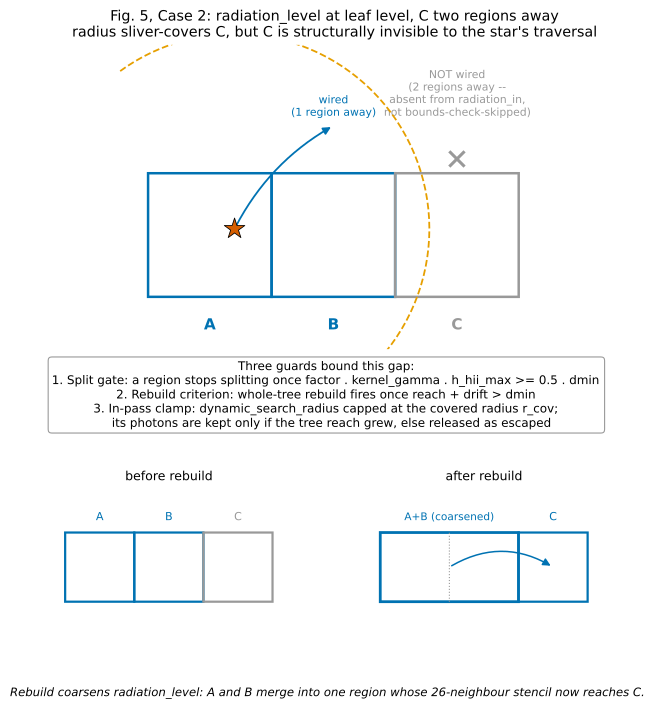

The Python source for this figure:
"""Figure 5: Case 2, C two regions away when radiation_level sits at leaf level.

When radiation_level coarsening has not (yet) happened, each leaf is its own
radiation_level region, so the wired stencil is only the leaf's up-to-26
immediate neighbours (runner_radiation_feedback.c:510-518). A cell two
regions away is structurally absent from radiation_in (not filtered by the
bounds check, simply never an edge in the graph), even if the search radius
geometrically reaches into it. Three guards bound how bad this gets, and a
rebuild coarsens the stencil so C eventually enters it.
"""

from __future__ import annotations

import matplotlib.lines as mlines
import matplotlib.patches as mpatches
import matplotlib.pyplot as plt

from style import (
    BLACK,
    GRAY,
    UNWIRED_COLOR,
    WINDOW_COLOR,
    WIRED_COLOR,
    draw_arrow,
    draw_box,
    new_figure,
    save_figure,
    star_marker,
)


def make_figure(output_path: str) -> None:
    """Render and save fig5 (PNG + PDF) to ``output_path`` (no extension)."""
    fig = plt.figure(figsize=(7.0, 7.6), dpi=150)
    fig.patch.set_facecolor("white")

    ax_main = fig.add_axes((0.06, 0.50, 0.90, 0.40))
    ax_before = fig.add_axes((0.10, 0.08, 0.35, 0.30))
    ax_after = fig.add_axes((0.55, 0.08, 0.35, 0.30))

    # --- Main panel: A|B|C, each its own radiation_level (leaf level) ------
    w = 1.3
    a0, b0, c0 = 0.0, w, 2 * w
    names = [("A", a0, WIRED_COLOR), ("B", b0, WIRED_COLOR), ("C", c0, UNWIRED_COLOR)]
    for name, x0, color in names:
        draw_box(ax_main, (x0, 0), w, w, edgecolor=color, lw=1.8, zorder=3)
        ax_main.text(
            x0 + w / 2,
            -0.22,
            name,
            ha="center",
            va="top",
            fontsize=11,
            fontweight="bold",
            color=color,
        )

    star_xy = (a0 + 0.7 * w, 0.55 * w)
    star_marker(ax_main, star_xy, size=240)

    radius = 2.05
    circle = mpatches.Circle(
        star_xy, radius, fill=False, ls="--", lw=1.3, edgecolor=WINDOW_COLOR, zorder=4
    )
    ax_main.add_patch(circle)

    draw_arrow(
        ax_main,
        star_xy,
        (b0 + w / 2, w + 0.5),
        color=WIRED_COLOR,
        lw=1.3,
        connectionstyle="arc3,rad=-0.15",
        zorder=5,
    )
    ax_main.text(
        b0 + w / 2,
        w + 0.58,
        "wired\n(1 region away)",
        ha="center",
        va="bottom",
        fontsize=7.8,
        color=WIRED_COLOR,
    )

    ax_main.text(
        c0 + w / 2,
        w + 0.58,
        "NOT wired\n(2 regions away --\nabsent from radiation_in,\nnot bounds-check-skipped)",
        ha="center",
        va="bottom",
        fontsize=7.8,
        color=UNWIRED_COLOR,
    )
    ax_main.plot(
        [c0 + w / 2],
        [w + 0.15],
        marker="x",
        ms=11,
        mew=2.2,
        color=UNWIRED_COLOR,
        zorder=5,
    )

    ax_main.set_xlim(-0.3, 3 * w + 0.3)
    ax_main.set_ylim(-0.55, w + 1.35)
    ax_main.set_aspect("equal")
    ax_main.axis("off")
    ax_main.set_title(
        "Fig. 5, Case 2: radiation_level at leaf level, C two regions away\n"
        "radius sliver-covers C, but C is structurally invisible to the star's traversal",
        fontsize=10.3,
    )

    guard_text = (
        "Three guards bound this gap:\n"
        "1. Split gate: a region stops splitting once "
        "factor . kernel_gamma . h_hii_max >= 0.5 . dmin\n"
        "2. Rebuild criterion: whole-tree rebuild fires once reach + drift > dmin\n"
        "3. In-pass clamp: dynamic_search_radius capped at the covered radius r_cov;\n"
        "   its photons are kept only if the tree reach grew, else released as escaped"
    )
    fig.text(
        0.5,
        0.485,
        guard_text,
        ha="center",
        va="top",
        fontsize=8.6,
        bbox=dict(boxstyle="round", fc="white", ec=GRAY, lw=0.8),
    )

    # --- Before/after inset --------------------------------------------------
    for ax, title, wired_c in (
        (ax_before, "before rebuild", False),
        (ax_after, "after rebuild", True),
    ):
        ww = 0.55
        if not wired_c:
            for i, (name, color) in enumerate(
                zip("ABC", [WIRED_COLOR, WIRED_COLOR, UNWIRED_COLOR])
            ):
                draw_box(ax, (i * ww, 0), ww, ww, edgecolor=color, lw=1.6)
                ax.text(
                    i * ww + ww / 2,
                    ww + 0.08,
                    name,
                    ha="center",
                    va="bottom",
                    fontsize=8,
                    color=color,
                )
        else:
            draw_box(ax, (0, 0), 2 * ww, ww, edgecolor=WIRED_COLOR, lw=2.0)
            ax.plot([ww, ww], [0, ww], color=GRAY, lw=0.8, ls=":")
            draw_box(ax, (2 * ww, 0), ww, ww, edgecolor=WIRED_COLOR, lw=1.6)
            ax.text(
                ww,
                ww + 0.08,
                "A+B (coarsened)",
                ha="center",
                va="bottom",
                fontsize=7.6,
                color=WIRED_COLOR,
            )
            ax.text(
                2 * ww + ww / 2,
                ww + 0.08,
                "C",
                ha="center",
                va="bottom",
                fontsize=8,
                color=WIRED_COLOR,
            )
            draw_arrow(
                ax,
                (ww, ww / 2),
                (2 * ww + ww / 2, ww / 2),
                color=WIRED_COLOR,
                lw=1.1,
                connectionstyle="arc3,rad=-0.3",
                zorder=4,
            )
        ax.set_xlim(-0.15, 3 * ww + 0.15)
        ax.set_ylim(-0.15, ww + 0.35)
        ax.set_aspect("equal")
        ax.axis("off")
        ax.set_title(title, fontsize=9)

    fig.text(
        0.5,
        0.055,
        "Rebuild coarsens radiation_level: A and B merge into one region "
        "whose 26-neighbour stencil now reaches C.",
        ha="center",
        va="top",
        fontsize=8.4,
        style="italic",
    )

    save_figure(fig, output_path)


if __name__ == "__main__":
    make_figure("fig5_case2_stencil_gap")
